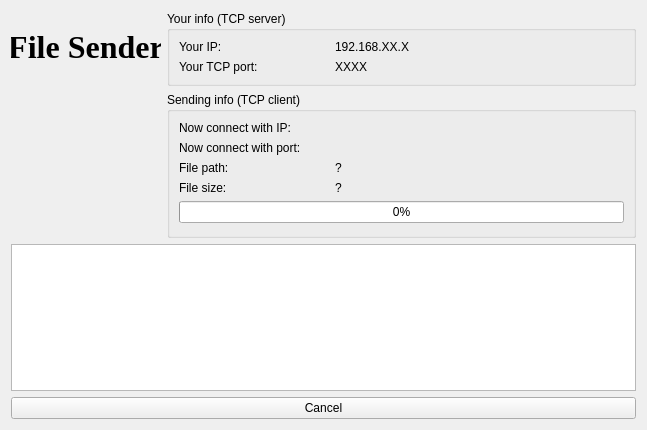
<?xml version="1.0" encoding="UTF-8"?>
<ui version="4.0">
 <class>TcpServer</class>
 <widget class="QWidget" name="TcpServer">
  <property name="geometry">
   <rect>
    <x>0</x>
    <y>0</y>
    <width>647</width>
    <height>430</height>
   </rect>
  </property>
  <property name="sizePolicy">
   <sizepolicy hsizetype="Preferred" vsizetype="Expanding">
    <horstretch>0</horstretch>
    <verstretch>0</verstretch>
   </sizepolicy>
  </property>
  <property name="windowTitle">
   <string>Form</string>
  </property>
  <layout class="QVBoxLayout" name="verticalLayout_2">
   <item>
    <widget class="QWidget" name="widget_3" native="true">
     <layout class="QHBoxLayout" name="horizontalLayout">
      <property name="leftMargin">
       <number>0</number>
      </property>
      <property name="topMargin">
       <number>0</number>
      </property>
      <property name="rightMargin">
       <number>0</number>
      </property>
      <property name="bottomMargin">
       <number>0</number>
      </property>
      <item>
       <widget class="QWidget" name="widget_4" native="true">
        <property name="maximumSize">
         <size>
          <width>150</width>
          <height>16777215</height>
         </size>
        </property>
        <layout class="QVBoxLayout" name="verticalLayout_3">
         <property name="leftMargin">
          <number>0</number>
         </property>
         <property name="topMargin">
          <number>0</number>
         </property>
         <property name="rightMargin">
          <number>0</number>
         </property>
         <property name="bottomMargin">
          <number>0</number>
         </property>
         <item>
          <widget class="QLabel" name="label">
           <property name="font">
            <font>
             <family>Times New Roman</family>
             <pointsize>24</pointsize>
             <italic>false</italic>
             <bold>true</bold>
            </font>
           </property>
           <property name="text">
            <string>File Sender</string>
           </property>
           <property name="alignment">
            <set>Qt::AlignCenter</set>
           </property>
          </widget>
         </item>
         <item>
          <widget class="QLabel" name="labelPic">
           <property name="minimumSize">
            <size>
             <width>150</width>
             <height>150</height>
            </size>
           </property>
           <property name="maximumSize">
            <size>
             <width>150</width>
             <height>150</height>
            </size>
           </property>
           <property name="text">
            <string/>
           </property>
           <property name="pixmap">
            <pixmap resource="resource.qrc">:/icon/icons/file-send.png</pixmap>
           </property>
           <property name="scaledContents">
            <bool>true</bool>
           </property>
          </widget>
         </item>
        </layout>
       </widget>
      </item>
      <item>
       <widget class="QWidget" name="widget_2" native="true">
        <layout class="QVBoxLayout" name="verticalLayout">
         <property name="leftMargin">
          <number>0</number>
         </property>
         <property name="topMargin">
          <number>0</number>
         </property>
         <property name="rightMargin">
          <number>0</number>
         </property>
         <property name="bottomMargin">
          <number>0</number>
         </property>
         <item>
          <widget class="QGroupBox" name="groupBox">
           <property name="title">
            <string>Your info (TCP server)</string>
           </property>
           <layout class="QGridLayout" name="gridLayout">
            <item row="0" column="1">
             <widget class="QLabel" name="lbServerIP">
              <property name="text">
               <string>192.168.XX.X</string>
              </property>
             </widget>
            </item>
            <item row="0" column="0">
             <widget class="QLabel" name="label_2">
              <property name="text">
               <string>Your IP:</string>
              </property>
             </widget>
            </item>
            <item row="1" column="1">
             <widget class="QLabel" name="lbServerPort">
              <property name="text">
               <string>XXXX</string>
              </property>
             </widget>
            </item>
            <item row="1" column="0">
             <widget class="QLabel" name="label_4">
              <property name="maximumSize">
               <size>
                <width>150</width>
                <height>16777215</height>
               </size>
              </property>
              <property name="text">
               <string>Your TCP port:</string>
              </property>
             </widget>
            </item>
           </layout>
          </widget>
         </item>
         <item>
          <widget class="QGroupBox" name="groupBox_2">
           <property name="title">
            <string>Sending info (TCP client)</string>
           </property>
           <layout class="QGridLayout" name="gridLayout_2">
            <property name="bottomMargin">
             <number>12</number>
            </property>
            <item row="0" column="0">
             <widget class="QLabel" name="label_8">
              <property name="text">
               <string>Now connect with IP:</string>
              </property>
             </widget>
            </item>
            <item row="0" column="1">
             <widget class="QLabel" name="lbClientIP">
              <property name="text">
               <string/>
              </property>
             </widget>
            </item>
            <item row="3" column="0">
             <widget class="QLabel" name="label_12">
              <property name="text">
               <string>File size:</string>
              </property>
             </widget>
            </item>
            <item row="3" column="1">
             <widget class="QLabel" name="lbFileSize">
              <property name="text">
               <string>?</string>
              </property>
             </widget>
            </item>
            <item row="1" column="0">
             <widget class="QLabel" name="label_7">
              <property name="maximumSize">
               <size>
                <width>150</width>
                <height>16777215</height>
               </size>
              </property>
              <property name="text">
               <string>Now connect with port:</string>
              </property>
             </widget>
            </item>
            <item row="1" column="1">
             <widget class="QLabel" name="lbClientPort">
              <property name="text">
               <string/>
              </property>
             </widget>
            </item>
            <item row="2" column="0">
             <widget class="QLabel" name="label_10">
              <property name="text">
               <string>File path:</string>
              </property>
             </widget>
            </item>
            <item row="2" column="1">
             <widget class="QLabel" name="lbFilePath">
              <property name="sizePolicy">
               <sizepolicy hsizetype="Preferred" vsizetype="Expanding">
                <horstretch>0</horstretch>
                <verstretch>0</verstretch>
               </sizepolicy>
              </property>
              <property name="maximumSize">
               <size>
                <width>16777215</width>
                <height>16777215</height>
               </size>
              </property>
              <property name="text">
               <string>?</string>
              </property>
              <property name="wordWrap">
               <bool>true</bool>
              </property>
             </widget>
            </item>
            <item row="4" column="0" colspan="2">
             <widget class="QProgressBar" name="progressBar">
              <property name="value">
               <number>0</number>
              </property>
             </widget>
            </item>
           </layout>
          </widget>
         </item>
        </layout>
       </widget>
      </item>
     </layout>
    </widget>
   </item>
   <item>
    <widget class="QTextBrowser" name="textBrowser"/>
   </item>
   <item>
    <widget class="QWidget" name="widget" native="true">
     <layout class="QHBoxLayout" name="horizontalLayout_2">
      <property name="leftMargin">
       <number>0</number>
      </property>
      <property name="topMargin">
       <number>0</number>
      </property>
      <property name="rightMargin">
       <number>0</number>
      </property>
      <property name="bottomMargin">
       <number>0</number>
      </property>
      <item>
       <widget class="QPushButton" name="btnCancel">
        <property name="text">
         <string>Cancel</string>
        </property>
       </widget>
      </item>
     </layout>
    </widget>
   </item>
  </layout>
 </widget>
 <resources>
  <include location="resource.qrc"/>
 </resources>
 <connections/>
</ui>
